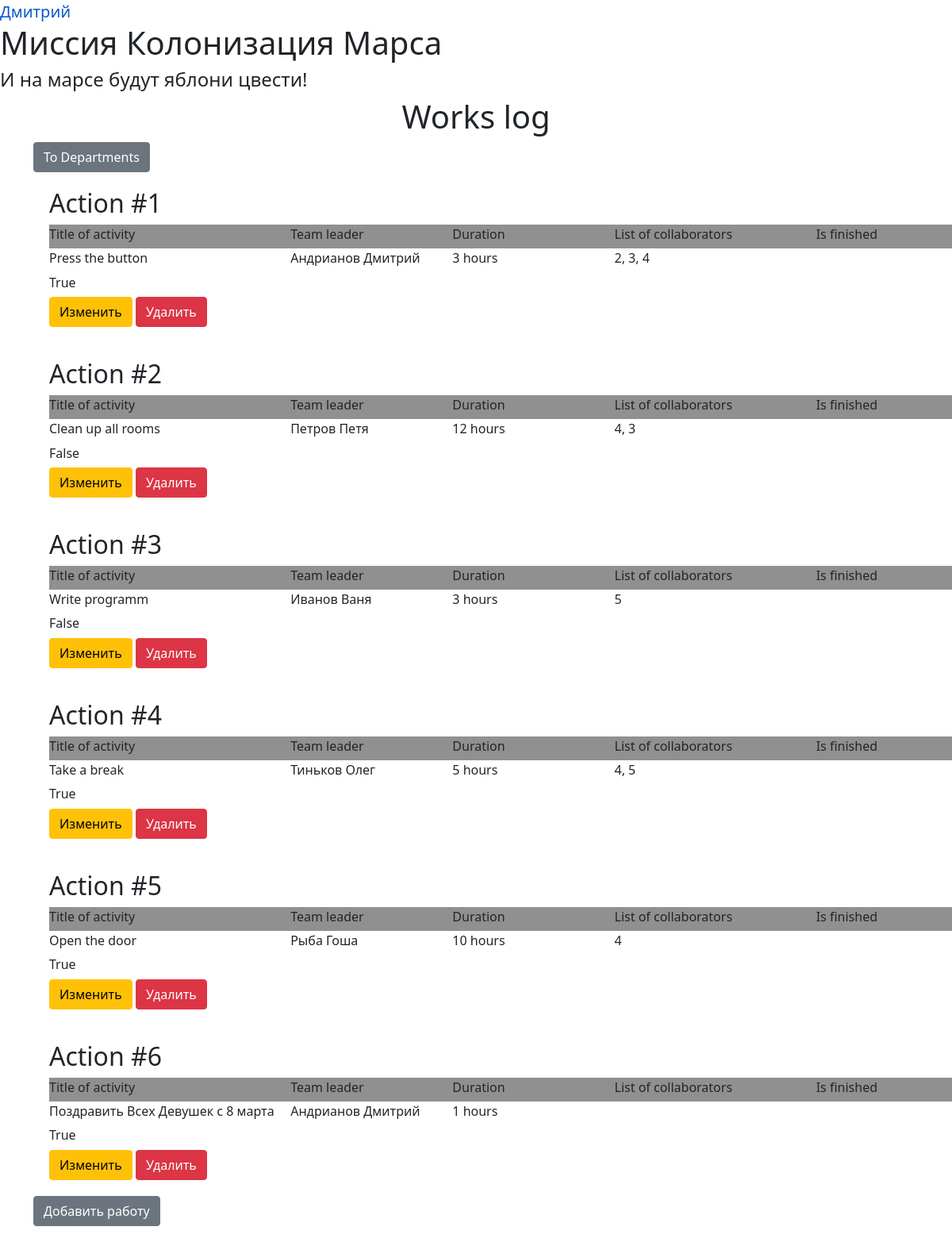
The app's page /tables (signed in) with its own data.
### data/users.py (models this page shows, shortened)
class User(SqlAlchemyBase, UserMixin):
    __tablename__ = 'users'
    id = sqlalchemy.Column(sqlalchemy.Integer,
                           primary_key=True, autoincrement=True)
    surname = sqlalchemy.Column(sqlalchemy.String)
    name = sqlalchemy.Column(sqlalchemy.String)
    age = sqlalchemy.Column(sqlalchemy.Integer)
    position = sqlalchemy.Column(sqlalchemy.String)
    speciality = sqlalchemy.Column(sqlalchemy.String)
    address = sqlalchemy.Column(sqlalchemy.String)
    email = sqlalchemy.Column(sqlalchemy.String, unique=True)
    hashed_password = sqlalchemy.Column(sqlalchemy.String, nullable=True)
    modified_date = sqlalchemy.Column(sqlalchemy.DateTime)
    jobs = orm.relationship("Jobs", back_populates='user')
    department = orm.relationship("Department", back_populates='user')

### data/jobs.py (models this page shows)
class Jobs(SqlAlchemyBase):
    __tablename__ = 'jobs'
    id = sqlalchemy.Column(sqlalchemy.Integer,
                           primary_key=True, autoincrement=True)
    team_leader = sqlalchemy.Column(sqlalchemy.Integer,
                                    sqlalchemy.ForeignKey('users.id'))
    job = sqlalchemy.Column(sqlalchemy.String)
    work_size = sqlalchemy.Column(sqlalchemy.Integer)
    collaborators = sqlalchemy.Column(sqlalchemy.String)
    start_date = sqlalchemy.Column(sqlalchemy.DateTime, default=datetime.datetime.now)
    end_data = sqlalchemy.Column(sqlalchemy.DateTime, default=None)
    is_finished = sqlalchemy.Column(sqlalchemy.Boolean)
    user = orm.relationship('User')

### main.py (the view)
@app.route('/tables', methods=['GET', 'POST'])
def tables():
    form = JobsForm()
    if form.validate_on_submit():
        return redirect('/add_jobs')
    else:
        if current_user.is_authenticated:
            db_sess = db_session.create_session()
            jobs = db_sess.query(Jobs).filter()
            return render_template('tablets.html', job=jobs)
        else:
            return redirect('/login')

### data/db_session.py (called while the page is built)
def create_session() -> Session:
    global __factory
    return __factory()

### main.py (called while the page is built)
@login_manager.user_loader
def load_user(user_id):
    db_sess = db_session.create_session()
    return db_sess.query(User).get(user_id)

### templates/tablets.html
{% extends "base.html" %}
{% block content %}
<h1 class="text-mod">Works log</h1>
<a href="/departments" class="btn btn-secondary">To Departments</a>
{% for item in job %}
    <div class="indent">
        <h2>Action #{{item.id}}</h2>
        <div style="background: #909090; width: 1150px">
            <h6 class="one-line" style="width: 300px">Title of activity</h6>
            <h6 class="one-line" style="width: 200px">Team leader</h6>
            <h6 class="one-line" style="width: 200px">Duration</h6>
            <h6 class="one-line" style="width: 250px">List of collaborators</h6>
            <h6 class="one-line" style="width: 175px">Is finished</h6>
        </div>
        <div>
            <h6 class="one-line" style="width: 300px">{{item.job}}</h6>
            <h6 class="one-line" style="width: 200px">{{item.user.surname}} {{item.user.name}}</h6>
            <h6 class="one-line" style="width: 200px">{{item.work_size}} hours</h6>
            <h6 class="one-line" style="width: 250px">{{item.collaborators}}</h6>
            <h6 class="one-line" style="width: 175px">{{item.is_finished == 1}}</h6>
        </div>
        {% if current_user.is_authenticated %}
            {% if current_user.id == 1 or current_user == item.user%}
                <div>
                    <a href="/edit_jobs/{{ item.id }}" class="btn btn-warning one-line">
                        Изменить
                    </a>
                    <a href="/delete_jobs/{{ item.id }}" class="btn btn-danger one-line">
                        Удалить
                    </a>
                </div>
            {% endif %}
        {% endif %}
    </div>
{% endfor %}
{% if current_user.is_authenticated %}
    <a href="add_jobs" class="btn btn-secondary">Добавить работу</a>
{% endif %}
{% endblock %}

### templates/base.html (shortened to what this page needs)
<!DOCTYPE html>
<html lang="ru">
<head>
    <link href="/static/style.css" rel="stylesheet" type="text/css"></link>
    <link href="/static/for_form.css" rel="stylesheet" type="text/css"></link>
    <link rel="stylesheet"
                                 href="https://cdn.jsdelivr.net/npm/bootstrap@5.0.0-beta1/dist/css/bootstrap.min.css"
>
    <nav>
        {% if current_user.is_authenticated %}
            <a class="navbar-brand" href="/logout">{{ current_user.name }}</a>
        {% else %}
            <p>
                <a class="btn btn-primary " href="/register">Зарегистрироваться</a>
                <a class="btn btn-success" href="/login">Войти</a>
            </p>
        {% endif %}
    </nav>
    </head>
    <body>
        <h1>Миссия Колонизация Марса</h1>
        <h4>И на марсе будут яблони цвести!</h4>
        <main role="main" class="container move-one-tab">
            {% block content %}{% endblock %}
        </main>
    </body>
</html>

### static/style.css (style rules this page uses)
.move-one-tab { margin-left: 20px; margin-bottom: 20px; }
.one-line { display: inline-block; }

### static/for_form.css (style rules this page uses)
.indent { padding: 20px; }
.text-mod { text-align: center; }

### records on screen
User: name "Дмитрий"
Jobs: id "1", job "Press the button", user.surname "Андрианов", user.name "Дмитрий", work_size "3", collaborators "2, 3, 4", is_finished "True"
Jobs: id "2", job "Clean up all rooms", user.surname "Петров", user.name "Петя", work_size "12", collaborators "4, 3", is_finished "False"
Jobs: id "3", job "Write programm", user.surname "Иванов", user.name "Ваня", work_size "3", collaborators "5", is_finished "False"
Jobs: id "4", job "Take a break", user.surname "Тиньков", user.name "Олег", work_size "5", collaborators "4, 5", is_finished "True"
Jobs: id "5", job "Open the door", user.surname "Рыба", user.name "Гоша", work_size "10", collaborators "4", is_finished "True"
Jobs: id "6", job "Поздравить Всех Девушек с 8 марта", user.surname "Андрианов", user.name "Дмитрий", work_size "1", is_finished "True"
